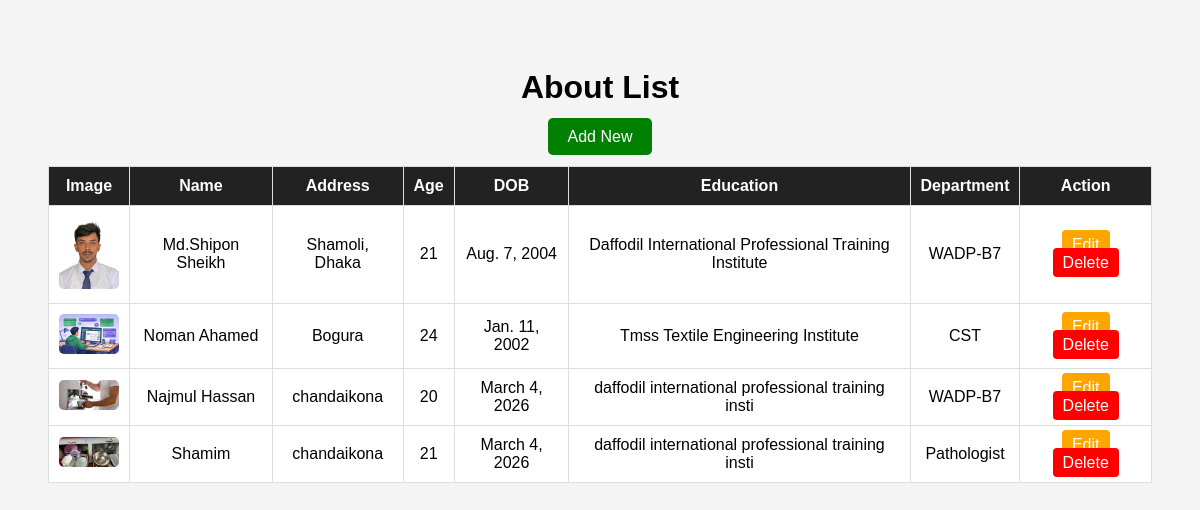
The page / on the database its author committed.
### myApp/models.py (models this page shows, shortened)
class AboutModel(models.Model):
    name = models.CharField( max_length=100, null=True)
    Address=models.CharField( max_length=50, null=True)
    Age= models.CharField( max_length=10, null=True)
    date_of_birth=models.DateField(null=True)
    Education= models.CharField( max_length=50, null=True)
    department=models.CharField( max_length=50, null=True)
    image=models.ImageField(
     upload_to="Pictures",  null=True)

### myApp/views.py (the view)
# urls.py: path('', about_list, name='about_list'),
def about_list(request):
    data = AboutModel.objects.all()
    return render(request, 'about_list.html', {'data': data})

### myApp/templates/about_list.html (shortened to what this page needs)
<!DOCTYPE html>
<html>
<head>
</head>
<body>
<h1>About List</h1>
<div class="table-box">
<a href="{% url 'about_create' %}" class="add-btn">Add New</a>
</div>
<table>
<tr>
<th>Image</th>
<th>Name</th>
<th>Address</th>
<th>Age</th>
<th>DOB</th>
<th>Education</th>
<th>Department</th>
<th>Action</th>
</tr>
{% for i in data %}
<tr>
<td>
<img src="{{ i.image.url }}" width="60">
</td>
<td>{{ i.name }}</td>
<td>{{ i.Address }}</td>
<td>{{ i.Age }}</td>
<td>{{ i.date_of_birth }}</td>
<td>{{ i.Education }}</td>
<td>{{ i.department }}</td>
<td>
<a href="{% url 'about_update' i.id %}" class="edit">Edit</a>
<a href="{% url 'about_delete' i.id %}" class="delete">Delete</a>
</td>
</tr>
{% endfor %}
</table>
</body>
</html>

### myApp/templates/about_list.html (style rules this page uses)
body { font-family: Arial; background:#f4f4f4; padding:40px; }
h1 { text-align:center; }
.add-btn { background:green; color:white; padding:10px 20px; text-decoration:none; border-radius:5px; }
.table-box { text-align:center; margin-bottom:20px; }
table { width:100%; background:white; border-collapse:collapse; }
th,td { border:1px solid #ddd; padding:10px; text-align:center; }
th { background:#222; color:white; }
.edit { background:orange; color:white; padding:6px 10px; text-decoration:none; border-radius:4px; }
.delete { background:red; color:white; padding:6px 10px; text-decoration:none; border-radius:4px; }
img { border-radius:5px; }

### rows shown on the page
AboutModel: image (picture), name "Md.Shipon Sheikh", Address "Shamoli, Dhaka", Age "21", date_of_birth "Aug. 7, 2004", Education "Daffodil International Professional Training Institute", department "WADP-B7"
AboutModel: image (picture), name "Noman Ahamed", Address "Bogura", Age "24", date_of_birth "Jan. 11, 2002", Education "Tmss Textile Engineering Institute", department "CST"
AboutModel: image (picture), name "Najmul Hassan", Address "chandaikona", Age "20", date_of_birth "March 4, 2026", Education "daffodil international professional training insti", department "WADP-B7"
AboutModel: image (picture), name "Shamim", Address "chandaikona", Age "21", date_of_birth "March 4, 2026", Education "daffodil international professional training insti", department "Pathologist"
